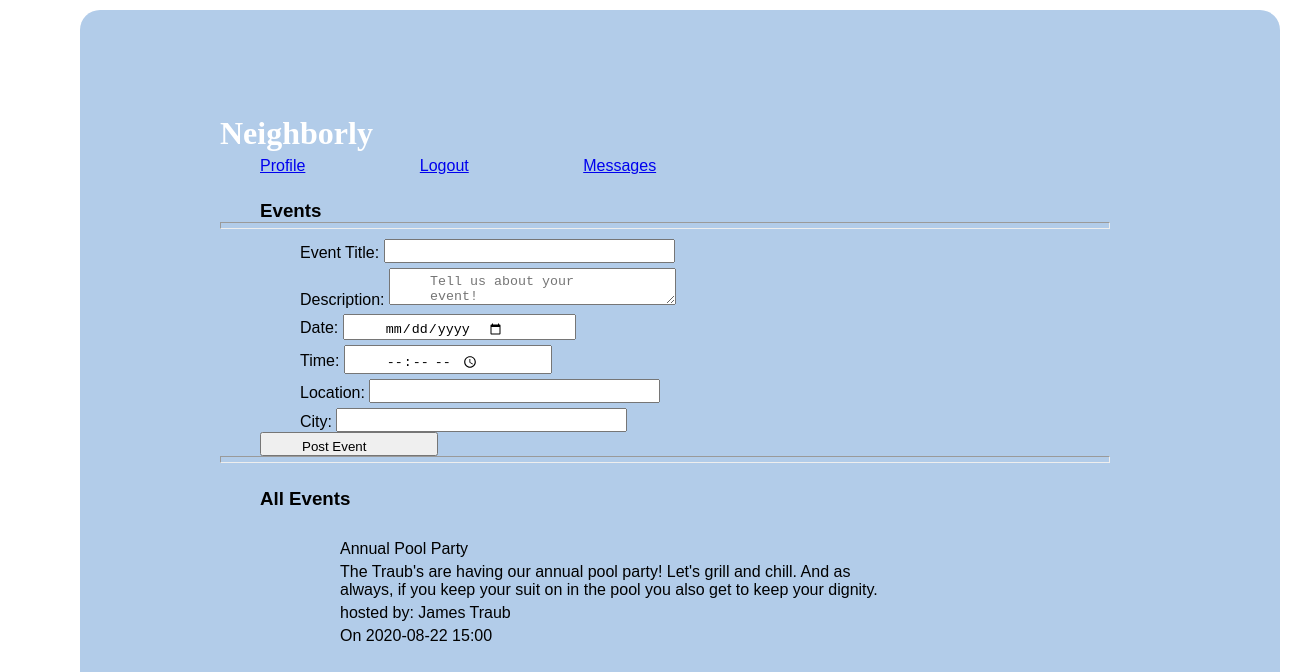
The page /events (signed in) on the database as committed earlier.
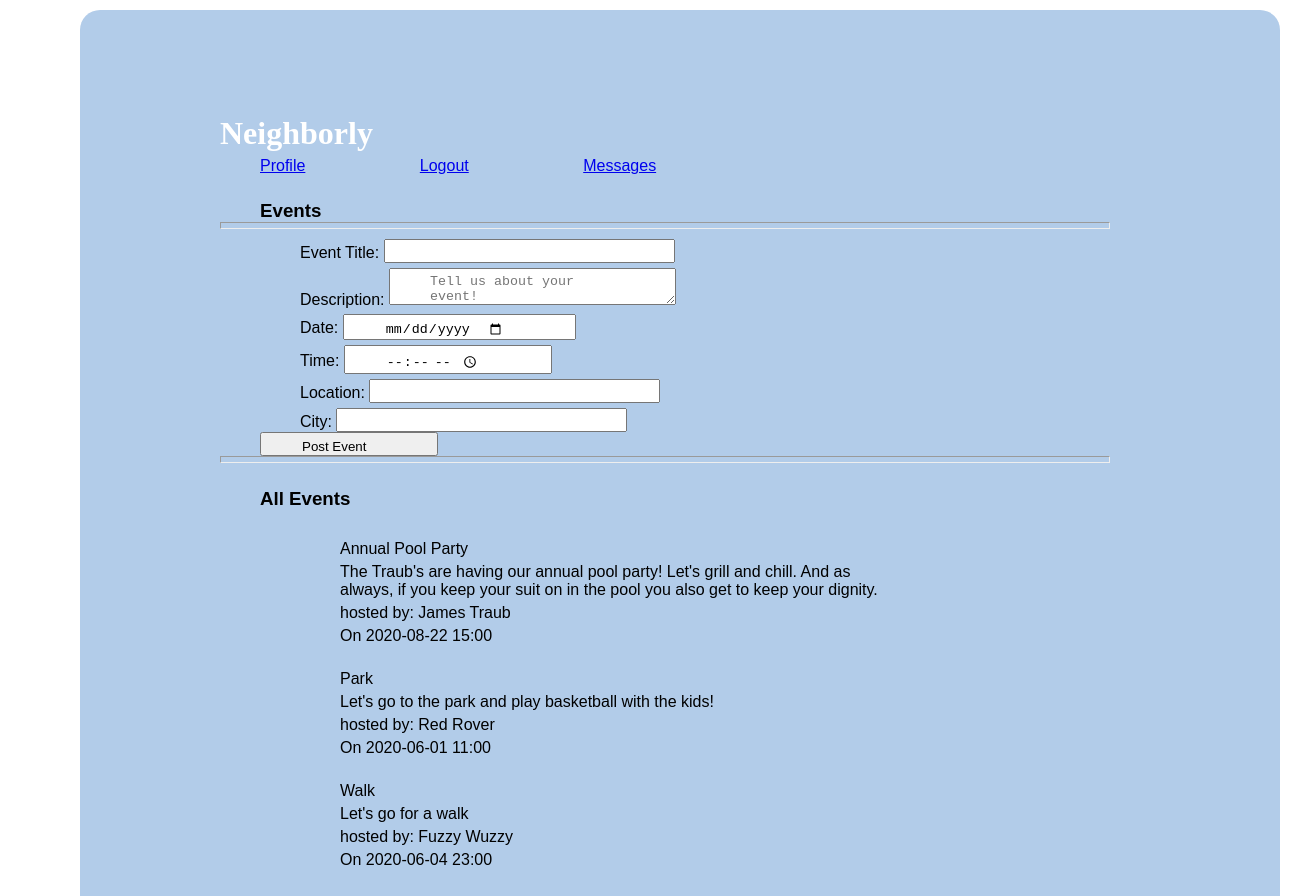
The same page on the database as committed later.
### models.py (models this page shows, shortened)
class Event(db.Model):
    __tablename__ = "events"
    id = db.Column(db.Integer, primary_key=True)
    title = db.Column(db.String(100))
    description = db.Column(db.String(255))
    date = db.Column(db.String(45))
    time = db.Column(db.String(45))
    user_id = db.Column(db.Integer, db.ForeignKey('users.id', ondelete='cascade'))
    user = db.relationship('User', foreign_keys=[user_id])
    location_id = db.Column(db.Integer, db.ForeignKey('event_locations.id', ondelete='cascade'))
    location = db.relationship('Event_location', foreign_keys=[location_id])
    created_at = db.Column(db.DateTime, server_default = func.now())
    updated_at = db.Column(db.DateTime, server_default = func.now(), onupdate = func.now())

class User(db.Model):
    __tablename__ = "users"
    id = db.Column(db.Integer, primary_key=True)
    first_name = db.Column(db.String(45))
    last_name = db.Column(db.String(45))
    email = db.Column(db.String(255))
    address_id = db.Column(db.Integer, db.ForeignKey('addresses.id', ondelete='cascade'))
    address = db.relationship('Address', foreign_keys=[address_id])
    password_hash=db.Column(db.String(255))
    posts_this_user_likes = db.relationship('Post', secondary=likes_table, passive_deletes=True)
    all_post = db.relationship('Post', back_populates="user", cascade="all, delete, delete-orphan")
    all_event = db.relationship('Event', back_populates="user", cascade="all, delete, delete-orphan")
    created_at = db.Column(db.DateTime, server_default = func.now())
    updated_at = db.Column(db.DateTime, server_default = func.now(), onupdate = func.now())

### controller.py (the view)
def events():
    if 'user_id' not in session:
        return redirect("/")
    events = Event.query.all()
    return render_template("events.html", all_events = events)

### templates/events.html (shortened to what this page needs)
<!DOCTYPE html>
<html lang="en">
<head>
    <link rel="stylesheet" type="text/css" href="{{ url_for('static', filename='style.css') }}">
</head>
<body>
    <div class="container">
        <h1>Neighborly</h1>
        <div class="navigation">
            <a href="/user_profile">Profile</a>
            <a href="/logout">Logout</a>
            <a href="/dashboard">Messages</a>
        </div>
        <div class="events">
            <h3>Events</h3>
            <hr>
            <form action="/add/event" method="POST">
                <p>Event Title: <input type="text" name="title"></p>
                <p>Description: <textarea name="description" placeholder="Tell us about your event!"></textarea></p>
                <p>Date: <input type="date" name="date"></p>
                <p>Time: <input type="time" name="time"></p>
                <p>Location: <input type="text" name="address"></p>
                <p>City: <input type="text" name="city"></p>
                <input type="submit" value="Post Event">
            </form>
            <hr>
        </div>
        <dir class="events">
            <h3>All Events</h3>
            <ul>
                {% for event in all_events %}
                <li>
                    <p>{{event.title}}</p>
                    <p>{{event.description}}</p>
                    <p>hosted by: {{event.user.first_name}} {{event.user.last_name}}</p>
                    <p>On {{event.date}} {{event.time}}</p>
                </li>
                {% endfor %}
            </ul>
        </div>
</body>
</html>

Rows that differ between the two databases and show on the page:
added Event: title "Park", description "Let's go to the park and play basketball with the kids!", user.first_name "Red", user.last_name "Rover", date "2020-06-01", time "11:00"
added Event: title "Walk", description "Let's go for a walk", user.first_name "Fuzzy", user.last_name "Wuzzy", date "2020-06-04", time "23:00"
